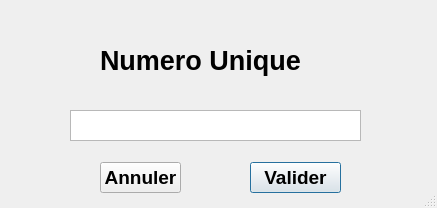
<?xml version="1.0" encoding="UTF-8"?>
<ui version="4.0">
 <class>SaisieId</class>
 <widget class="QDialog" name="SaisieId">
  <property name="windowModality">
   <enum>Qt::NonModal</enum>
  </property>
  <property name="geometry">
   <rect>
    <x>0</x>
    <y>0</y>
    <width>437</width>
    <height>208</height>
   </rect>
  </property>
  <property name="minimumSize">
   <size>
    <width>437</width>
    <height>0</height>
   </size>
  </property>
  <property name="maximumSize">
   <size>
    <width>437</width>
    <height>208</height>
   </size>
  </property>
  <property name="mouseTracking">
   <bool>true</bool>
  </property>
  <property name="focusPolicy">
   <enum>Qt::TabFocus</enum>
  </property>
  <property name="contextMenuPolicy">
   <enum>Qt::PreventContextMenu</enum>
  </property>
  <property name="windowTitle">
   <string>Saisie du Numero Unique</string>
  </property>
  <property name="autoFillBackground">
   <bool>false</bool>
  </property>
  <property name="sizeGripEnabled">
   <bool>true</bool>
  </property>
  <property name="modal">
   <bool>false</bool>
  </property>
  <widget class="QLabel" name="label">
   <property name="geometry">
    <rect>
     <x>100</x>
     <y>40</y>
     <width>221</width>
     <height>41</height>
    </rect>
   </property>
   <property name="font">
    <font>
     <pointsize>20</pointsize>
     <weight>75</weight>
     <bold>true</bold>
    </font>
   </property>
   <property name="text">
    <string>Numero Unique</string>
   </property>
  </widget>
  <widget class="QTextBrowser" name="id_Patient">
   <property name="geometry">
    <rect>
     <x>70</x>
     <y>110</y>
     <width>291</width>
     <height>31</height>
    </rect>
   </property>
   <property name="mouseTracking">
    <bool>true</bool>
   </property>
   <property name="focusPolicy">
    <enum>Qt::StrongFocus</enum>
   </property>
  </widget>
  <widget class="QPushButton" name="boutton_Valider_Id">
   <property name="geometry">
    <rect>
     <x>250</x>
     <y>162</y>
     <width>91</width>
     <height>31</height>
    </rect>
   </property>
   <property name="font">
    <font>
     <pointsize>14</pointsize>
     <weight>75</weight>
     <bold>true</bold>
    </font>
   </property>
   <property name="text">
    <string>Valider</string>
   </property>
  </widget>
  <widget class="QPushButton" name="button_Annuler_Id">
   <property name="geometry">
    <rect>
     <x>100</x>
     <y>162</y>
     <width>81</width>
     <height>31</height>
    </rect>
   </property>
   <property name="font">
    <font>
     <pointsize>14</pointsize>
     <weight>75</weight>
     <bold>true</bold>
    </font>
   </property>
   <property name="text">
    <string>Annuler</string>
   </property>
  </widget>
 </widget>
 <resources/>
 <connections/>
</ui>
